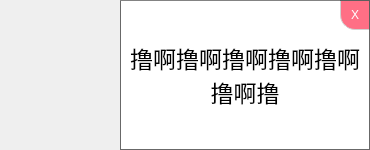
<?xml version="1.0" encoding="UTF-8"?>
<ui version="4.0">
 <class>Notify</class>
 <widget class="QWidget" name="Notify">
  <property name="geometry">
   <rect>
    <x>0</x>
    <y>0</y>
    <width>370</width>
    <height>150</height>
   </rect>
  </property>
  <property name="windowTitle">
   <string>Notify</string>
  </property>
  <widget class="QPushButton" name="pushButton">
   <property name="geometry">
    <rect>
     <x>340</x>
     <y>0</y>
     <width>30</width>
     <height>30</height>
    </rect>
   </property>
   <property name="minimumSize">
    <size>
     <width>20</width>
     <height>20</height>
    </size>
   </property>
   <property name="maximumSize">
    <size>
     <width>30</width>
     <height>30</height>
    </size>
   </property>
   <property name="styleSheet">
    <string notr="true">QPushButton
{
border-top : 1px solid    rgb(94, 94, 94);
border-left : 1px solid rgb(209, 209, 209);
border-right : 1px solid    rgb(94, 94, 94);
border-bottom : 1px solid rgb(209, 209, 209);
background-color: rgb(255, 111, 133);
border-bottom-left-radius: 15px 15px;
color: rgb(255, 255, 255);
}</string>
   </property>
   <property name="text">
    <string>X</string>
   </property>
  </widget>
  <widget class="QLabel" name="icon">
   <property name="geometry">
    <rect>
     <x>0</x>
     <y>0</y>
     <width>120</width>
     <height>150</height>
    </rect>
   </property>
   <property name="styleSheet">
    <string notr="true"/>
   </property>
   <property name="text">
    <string/>
   </property>
   <property name="scaledContents">
    <bool>false</bool>
   </property>
   <property name="alignment">
    <set>Qt::AlignCenter</set>
   </property>
  </widget>
  <widget class="QLabel" name="note">
   <property name="geometry">
    <rect>
     <x>120</x>
     <y>0</y>
     <width>250</width>
     <height>150</height>
    </rect>
   </property>
   <property name="font">
    <font>
     <pointsize>17</pointsize>
    </font>
   </property>
   <property name="styleSheet">
    <string notr="true">QLabel
{
background-color: rgb(255, 255, 255);
border-top:1px solid  rgb(131, 131, 131);
border-right:1px solid    rgb(104, 104, 104);
border-left:1px solid     rgb(104, 104, 104);
border-bottom:1px solid   rgb(104, 104, 104);
}</string>
   </property>
   <property name="text">
    <string>撸啊撸啊撸啊撸啊撸啊撸啊撸</string>
   </property>
   <property name="alignment">
    <set>Qt::AlignCenter</set>
   </property>
   <property name="wordWrap">
    <bool>true</bool>
   </property>
  </widget>
  <zorder>icon</zorder>
  <zorder>note</zorder>
  <zorder>pushButton</zorder>
 </widget>
 <layoutdefault spacing="6" margin="11"/>
 <resources/>
 <connections/>
</ui>
